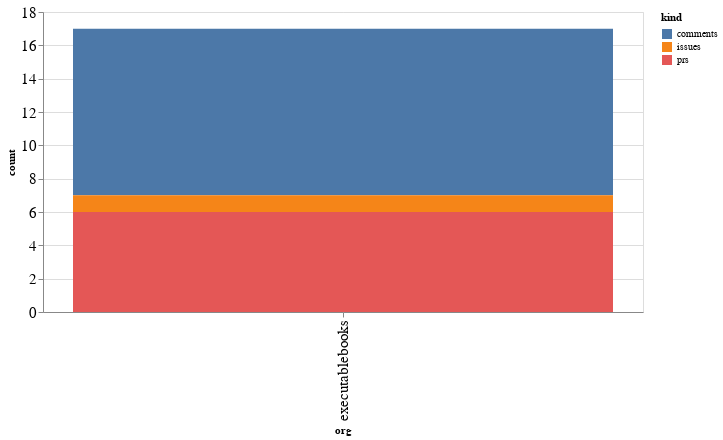

Notebook code for this chart:
### Code cell
alt.Chart(org_summaries, width=600).mark_bar().encode(
    x='org',
    y='count',
    color='kind',
    tooltip="org"
)

### Figure 1 — Vega-Lite specification as saved in the notebook (floating-point values rounded to 4 significant figures)
{"config": {"axisLeft": {"labelFontSize": 15}, "axisBottom": {"labelFontSize": 15}}, "data": {"name": "data-bf5b8b82390e2d603095a6eee0ca92a9"}, "mark": "bar", "encoding": {"color": {"type": "nominal", "field": "kind"}, "tooltip": {"type": "nominal", "field": "org"}, "x": {"type": "nominal", "field": "org"}, "y": {"type": "quantitative", "field": "count"}}, "width": 600, "$schema": "https://vega.github.io/schema/vega-lite/v4.8.1.json", "datasets": {"data-bf5b8b82390e2d603095a6eee0ca92a9": [{"org": "executablebooks", "kind": "comments", "count": 10}, {"org": "executablebooks", "kind": "issues", "count": 1}, {"org": "executablebooks", "kind": "prs", "count": 6}]}}
